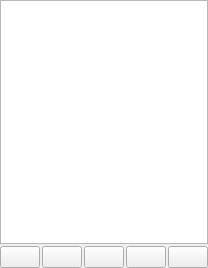
<?xml version="1.0" encoding="UTF-8"?>
<ui version="4.0">
 <class>TraceWidget</class>
 <widget class="QWidget" name="TraceWidget">
  <property name="geometry">
   <rect>
    <x>0</x>
    <y>0</y>
    <width>206</width>
    <height>268</height>
   </rect>
  </property>
  <property name="sizePolicy">
   <sizepolicy hsizetype="Preferred" vsizetype="Preferred">
    <horstretch>0</horstretch>
    <verstretch>0</verstretch>
   </sizepolicy>
  </property>
  <property name="windowTitle">
   <string>Form</string>
  </property>
  <layout class="QVBoxLayout" name="verticalLayout">
   <property name="spacing">
    <number>2</number>
   </property>
   <property name="leftMargin">
    <number>0</number>
   </property>
   <property name="topMargin">
    <number>0</number>
   </property>
   <property name="rightMargin">
    <number>0</number>
   </property>
   <property name="bottomMargin">
    <number>0</number>
   </property>
   <item>
    <widget class="QTableView" name="view">
     <property name="sizePolicy">
      <sizepolicy hsizetype="Ignored" vsizetype="Expanding">
       <horstretch>0</horstretch>
       <verstretch>0</verstretch>
      </sizepolicy>
     </property>
     <property name="horizontalScrollBarPolicy">
      <enum>Qt::ScrollBarAlwaysOff</enum>
     </property>
     <property name="selectionBehavior">
      <enum>QAbstractItemView::SelectRows</enum>
     </property>
     <property name="verticalScrollMode">
      <enum>QAbstractItemView::ScrollPerItem</enum>
     </property>
     <property name="showGrid">
      <bool>false</bool>
     </property>
     <attribute name="horizontalHeaderVisible">
      <bool>false</bool>
     </attribute>
     <attribute name="horizontalHeaderMinimumSectionSize">
      <number>0</number>
     </attribute>
     <attribute name="horizontalHeaderDefaultSectionSize">
      <number>21</number>
     </attribute>
     <attribute name="horizontalHeaderStretchLastSection">
      <bool>true</bool>
     </attribute>
     <attribute name="verticalHeaderVisible">
      <bool>false</bool>
     </attribute>
     <attribute name="verticalHeaderDefaultSectionSize">
      <number>21</number>
     </attribute>
    </widget>
   </item>
   <item>
    <layout class="QHBoxLayout" name="horizontalLayout">
     <item>
      <widget class="QPushButton" name="add">
       <property name="sizePolicy">
        <sizepolicy hsizetype="Maximum" vsizetype="Fixed">
         <horstretch>0</horstretch>
         <verstretch>0</verstretch>
        </sizepolicy>
       </property>
       <property name="toolTip">
        <string>Add</string>
       </property>
       <property name="text">
        <string/>
       </property>
       <property name="icon">
        <iconset theme="list-add">
         <normaloff>.</normaloff>.</iconset>
       </property>
       <property name="iconSize">
        <size>
         <width>16</width>
         <height>16</height>
        </size>
       </property>
      </widget>
     </item>
     <item>
      <widget class="QPushButton" name="remove">
       <property name="sizePolicy">
        <sizepolicy hsizetype="Maximum" vsizetype="Fixed">
         <horstretch>0</horstretch>
         <verstretch>0</verstretch>
        </sizepolicy>
       </property>
       <property name="toolTip">
        <string>Delete</string>
       </property>
       <property name="text">
        <string/>
       </property>
       <property name="icon">
        <iconset theme="list-remove">
         <normaloff>.</normaloff>.</iconset>
       </property>
      </widget>
     </item>
     <item>
      <widget class="QPushButton" name="bImport">
       <property name="sizePolicy">
        <sizepolicy hsizetype="Maximum" vsizetype="Fixed">
         <horstretch>0</horstretch>
         <verstretch>0</verstretch>
        </sizepolicy>
       </property>
       <property name="toolTip">
        <string>Import</string>
       </property>
       <property name="text">
        <string/>
       </property>
       <property name="icon">
        <iconset resource="../icons.qrc">
         <normaloff>:/icons/import.svg</normaloff>:/icons/import.svg</iconset>
       </property>
      </widget>
     </item>
     <item>
      <widget class="QPushButton" name="bExport">
       <property name="sizePolicy">
        <sizepolicy hsizetype="Maximum" vsizetype="Fixed">
         <horstretch>0</horstretch>
         <verstretch>0</verstretch>
        </sizepolicy>
       </property>
       <property name="toolTip">
        <string>Export</string>
       </property>
       <property name="text">
        <string/>
       </property>
       <property name="icon">
        <iconset resource="../icons.qrc">
         <normaloff>:/icons/export.svg</normaloff>:/icons/export.svg</iconset>
       </property>
      </widget>
     </item>
     <item>
      <widget class="QPushButton" name="edit">
       <property name="sizePolicy">
        <sizepolicy hsizetype="Maximum" vsizetype="Fixed">
         <horstretch>0</horstretch>
         <verstretch>0</verstretch>
        </sizepolicy>
       </property>
       <property name="toolTip">
        <string>Edit</string>
       </property>
       <property name="text">
        <string/>
       </property>
       <property name="icon">
        <iconset theme="accessories-text-editor">
         <normaloff>.</normaloff>.</iconset>
       </property>
      </widget>
     </item>
    </layout>
   </item>
  </layout>
 </widget>
 <resources>
  <include location="../icons.qrc"/>
 </resources>
 <connections/>
</ui>
